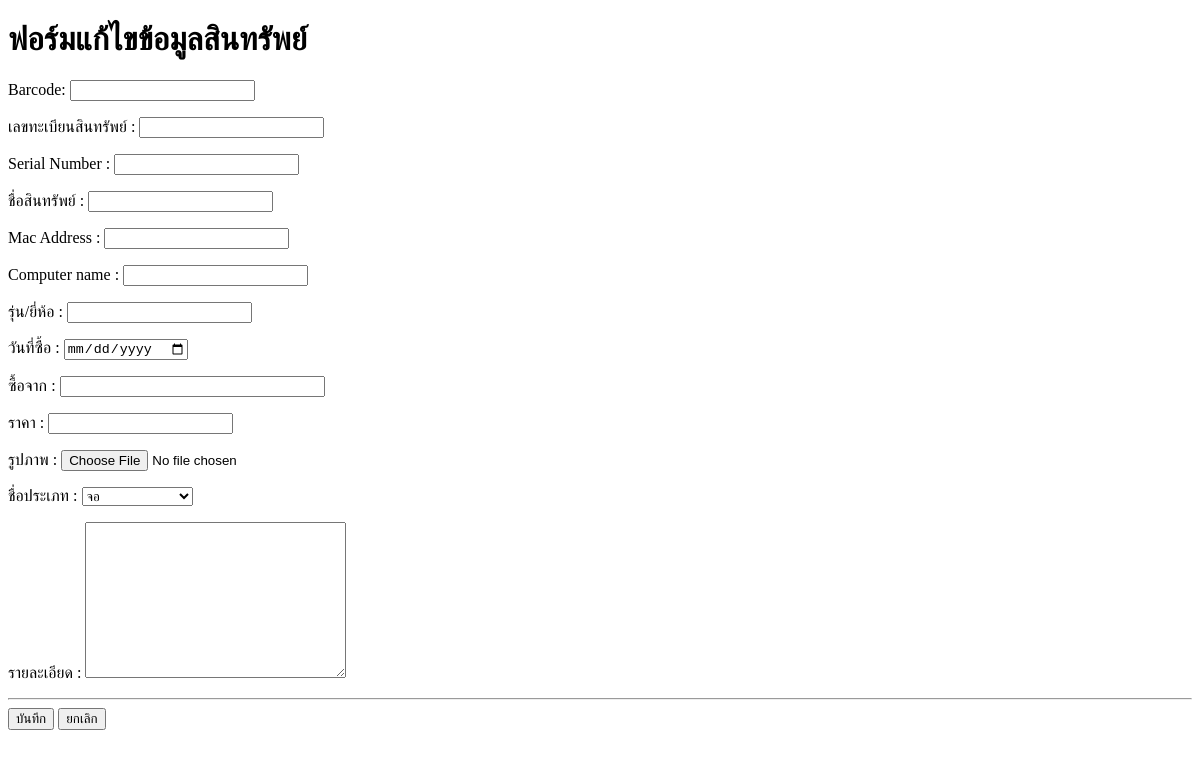
The app's page /Asset_register/module/Asset/edit_form.php, older data.
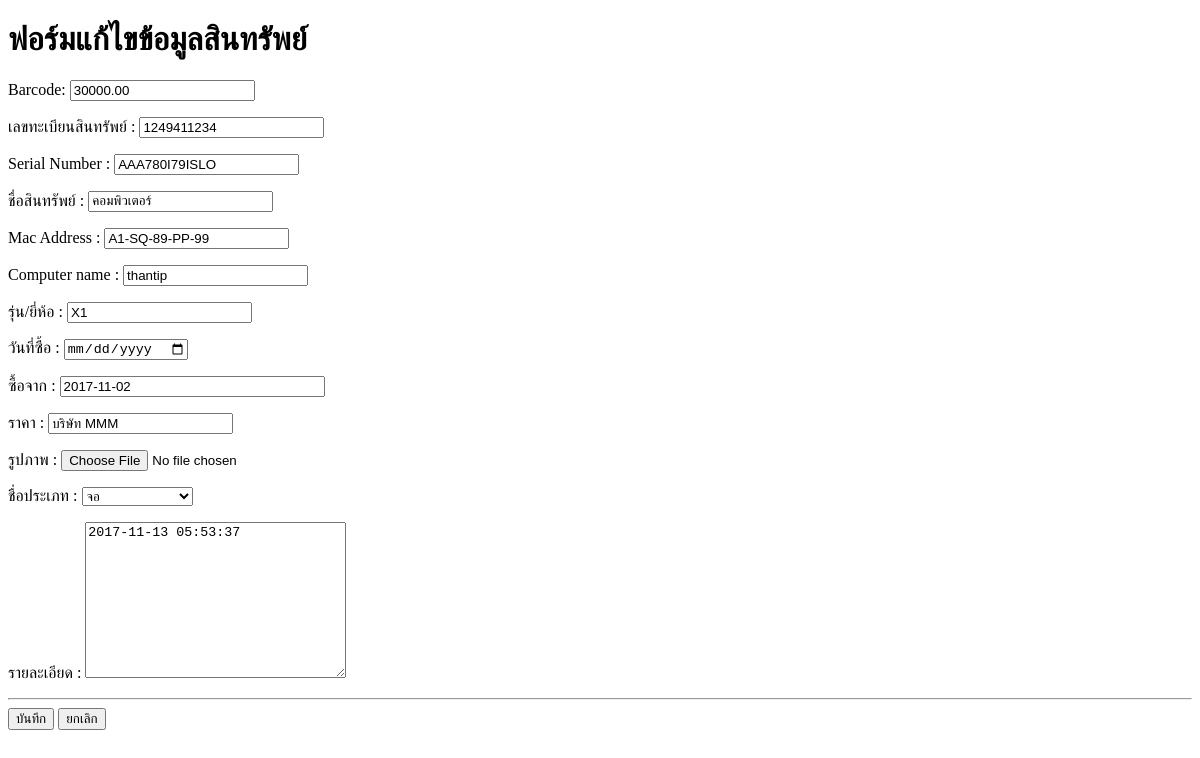
The same page, newer data.
### tables this page shows
CREATE TABLE IF NOT EXISTS `asset` (
`Asset_id` tinyint(4) unsigned zerofill NOT NULL,
  `Asset_code` char(12) NOT NULL,
  `Asset_serial` char(15) NOT NULL,
  `Asset_name` varchar(150) NOT NULL,
  `mac_address` char(20) NOT NULL,
  `computer_name` varchar(150) NOT NULL,
  `brand` varchar(150) NOT NULL,
  `Asset_receivr_amout` tinyint(2) NOT NULL,
  `Asset_date` date NOT NULL,
  `Asset_company` varchar(150) NOT NULL,
  `Asset_price` decimal(8,2) NOT NULL,
  `Asset_barcode` char(12) NOT NULL,
  `Category_id` varchar(200) NOT NULL,
  `Asset_photo` varchar(100) NOT NULL,
  `Asset_time` timestamp NOT NULL DEFAULT CURRENT_TIMESTAMP ON UPDATE CURRENT_TIMESTAMP,
  `detail` varchar(250) NOT NULL
);

### Asset_register/module/Asset/edit_form.php (the view, shortened to what this page needs)
<?php
	$con = connect_db();
?>
<!doctype html>
<html>
<head>
</head>
<body>
<?php
	$result=mysqli_query($con,"SELECT * FROM asset WHERE
	Asset_id='$_GET[Asset_id]'")  or die("SQL Error=>".mysqli_error($con));
	list($Asset_id,$Asset_code ,$Asset_serial ,$Asset_name ,$mac_address,$computer_name
	,$brand ,$Asset_date ,$Asset_company ,$Asset_price,$Asset_barcode
	,$Category_id ,$Asset_photo ,$Asset_time,$detail)=mysqli_fetch_row($result);
?>
<h1>ฟอร์มแก้ไขข้อมูลสินทรัพย์</h1>
<form action="Asset_update.php" method="post">
<p> Barcode: <input type="text"  name="Asset_barcode"  size=20 value="<?php echo $Asset_barcode ?>"></p>
<p>เลขทะเบียนสินทรัพย์  : <input type="text" name="Asset_code" size=20 value="<?php echo $Asset_code ?>"></p>
<p>Serial Number  : <input type="text" name="Asset_serial" size=20 value="<?php echo $Asset_serial?>"></p>
<p>ชื่อสินทรัพย์ : <input type="text" name="Asset_name" size=20 value="<?php echo $Asset_name ?>"></p>
<p>Mac Address : <input type="text" name="mac_address" size=20 value="<?php echo $mac_address?>"></p>
<p>Computer name : <input type="text" name="computer_name" size=20 value="<?php echo $computer_name ?>"></p>
<p>รุ่น/ยี่ห้อ : <input type="text" name="brand" value="<?php echo $brand ?>"></p>
<p>วันที่ซื้อ : <input type="date" name="Asset_date" size=20 value="<?php echo $Asset_date ?>"></p>
<p>ซื้อจาก : <input type="text" name="Asset_company" size=30 value="<?php echo $Asset_company ?>"></p>
<p>ราคา : <input type="text" name="Asset_price" size=20 value="<?php echo $Asset_price ?>"></p>
<p>รูปภาพ : <input type="file" name="Asset_photo" id="button3" value="<?php echo $Asset_photo ?>"></p>
<p>ชื่อประเภท : <select name="Category_id">
	<?php
				  $result=mysqli_query($con,"SELECT Category_id,Category_name FROM category")
				  or die ("mysql error=>>".mysql_error($con));
				  while(list( $Category_id,$Category_name)=mysqli_fetch_row($result)){
					  $select = $Category_id == $Category_name? "selected":"";
				  echo "<option value='$Category_id' $select>$Category_name</option>";
				  }
				?>
                </select></p>
<p>รายละเอียด : <textarea name="detail"  cols="30" rows="10"><?php echo $detail?></textarea></p><hr>
<input type="submit" name="button" id="button" value="บันทึก">
<input type="reset" name="button2" id="button2" value="ยกเลิก">
</body>
</html>

Row changes from the older to the newer data that the page shows:
added asset: Asset_barcode "30000.00", Asset_code "1249411234", Asset_serial "AAA780I79ISLO", Asset_name "คอมพิวเตอร์", mac_address "A1-SQ-89-PP-99", computer_name "thantip", brand "X1", Asset_company "2017-11-02", Asset_price "บริษัท MMM", detail "2017-11-13 05:53:37"
